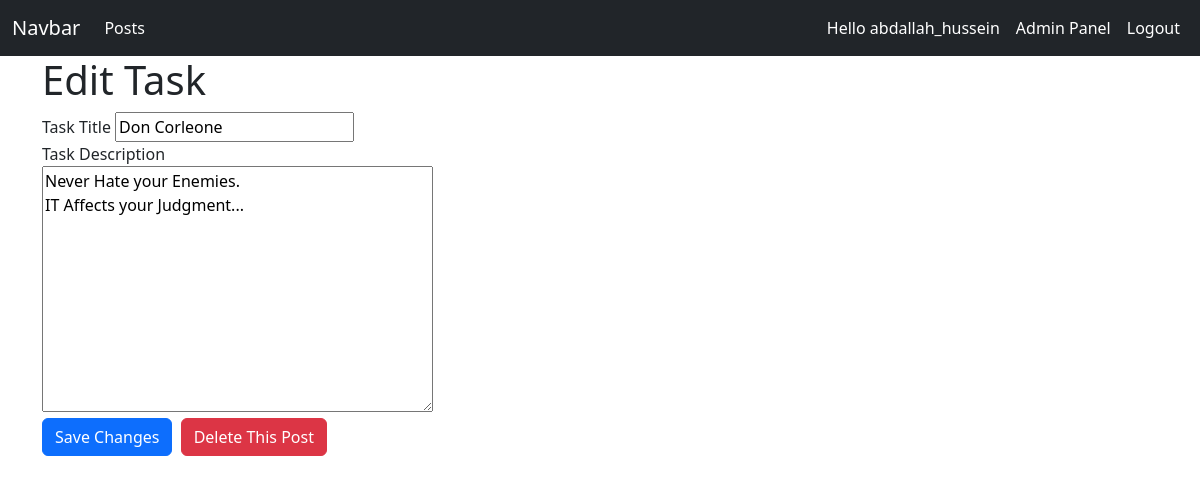
The page /editPost/11 (signed in) on the database its author committed.
### BlogApplication/models.py (models this page shows, shortened)
class BlogPost(models.Model):
    author = models.ForeignKey(User, on_delete= models.CASCADE) ## ID (numeric)
    title = models.CharField(max_length=200)
    content = models.TextField()
    pupDate = models.DateTimeField(auto_now_add=True)
    class Meta:
        ordering = ['-pupDate']

### BlogApplication/views.py (the view)
# urls.py: path('editPost/<int:pk>', views.editPost, name='edit'),
def editPost(request, pk):
    post = BlogPost.objects.get(id=pk)
    form = BlogPostForm(instance=post)
    if request.method == 'POST':
        form = BlogPostForm(request.POST, instance=post)
        if form.is_valid():
            form.save()
            return redirect('/')
    context = {'form': form, 'postID': pk}
    return render(request, 'BlogApplication/Edit.html', context)

### BlogApplication/forms.py
class BlogPostForm(forms.ModelForm):
    class Meta:
        model = BlogPost
        fields = ['title', 'content']

### BlogApplication/templates/BlogApplication/Edit.html (shortened to what this page needs)
{% extends "BlogApplication/Base/Base.html" %}
{% block container %}
  <div class="container">
    <h1>Edit Task</h1>
    <form method='post'>
      <div class="form-group">
        <label for="taskTitle">Task Title</label>
        {{form.title}}
      </div>
      <div class="form-group">
        <label for="taskDescription">Task Description</label></br>
        {{form.content}}
      </div>
      <button type="submit" class="btn btn-primary">Save Changes</button>
      <a href = "{%url 'delete' pk=postID%}" class="btn btn-danger mx-1" onclick="return confirm('Are you sure you want to delete this post?');">Delete This Post</a>
    </form>
  </div>
{% endblock %}

### BlogApplication/templates/BlogApplication/Base/Navbar.html (shortened to what this page needs)
<nav class="navbar navbar-dark navbar-expand-lg bg-dark">
  <div class="container-fluid">
    <a class="navbar-brand" href="/">Navbar</a>
    <div class="collapse navbar-collapse" id="navbarSupportedContent">
      <ul
        class="navbar-nav me-auto mb-2 mb-lg-0 d-flex justify-content-between w-100"
      >
        <div class="w-50">
          <li class="nav-item">
            <a class="nav-link active" href="{%url 'posts'%}">Posts</a>
          </li>
        </div>
        <div class="w-100 d-flex justify-content-end align-items-end">
          {% if request.user.is_authenticated %}
          <li class="nav-item d-block">
            <a class="nav-link active" href="#">Hello {{user.username}}</a>
          </li>
          {% if user.is_staff %}
          <li class="nav-item">
            <a class="nav-link active" href="{% url 'admin:index' %}"
              >Admin Panel</a
            >
          </li>
          {% endif %}
          <li class="nav-item">
            <a class="nav-link active" href="{%url 'userLogout'%}">Logout</a>
          </li>
          {% endif %}
        </div>
      </ul>
    </div>
  </div>
</nav>

### rows shown on the page
BlogPost: title "Don Corleone", content "Never Hate your Enemies. IT Affects your Judgment..."

### other values the page prints
{{ user.username }} "abdallah_hussein"
